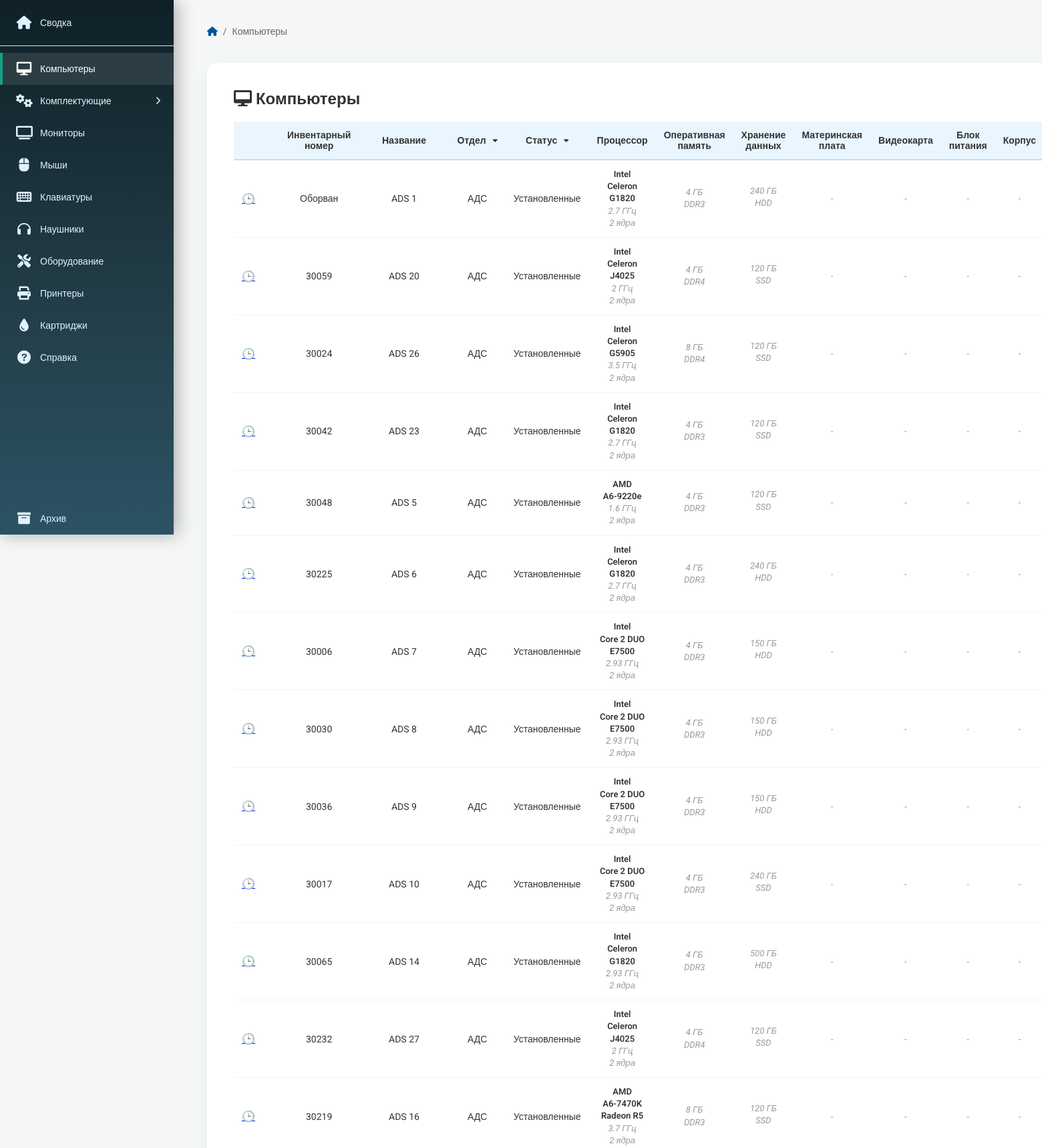
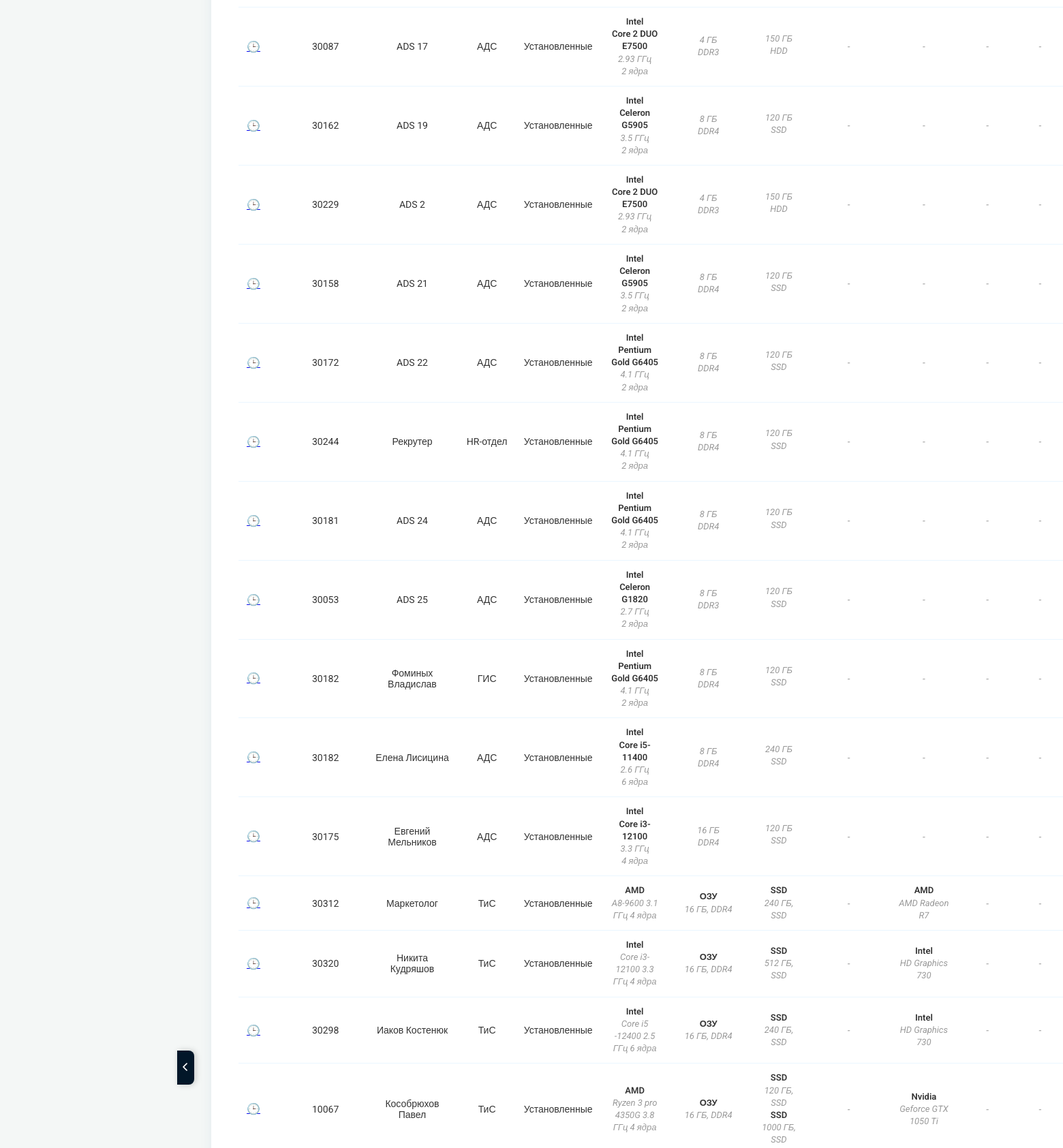
The page /category/Компьютеры (signed in, upper part) on the database its author committed (2 pictures, top to bottom).
### tables this page shows
CREATE TABLE equipment (
    id INTEGER PRIMARY KEY AUTOINCREMENT,
    type TEXT,
    details TEXT
, status TEXT NOT NULL DEFAULT 'Установленные', name TEXT, created_at TIMESTAMP DEFAULT CURRENT_TIMESTAMP, inventory_number TEXT, local_id INTEGER, pdf_path TEXT, department TEXT, price REAL, comment TEXT);

### app.py (the view, shortened to what this page needs)
@app.route('/category/<category>')
@login_required
def category_view(category):
    if category not in EQUIPMENT_TYPES:
        return redirect(url_for('index'))
    selected_department = request.args.get('department', 'all')
    selected_status = request.args.get('status', 'all')
    category_icon = EQUIPMENT_TYPES.get(category, {}).get('icon', 'fas fa-question-circle')
    db = get_db()
    cursor = db.cursor()
    cursor.execute("PRAGMA table_info(equipment)")
    db_columns_info = cursor.fetchall()
    db_columns = [col[1] for col in db_columns_info]
    cursor.execute("SELECT id, type FROM equipment WHERE local_id IS NULL")
    missing_local_ids = cursor.fetchall()
    for item_id, item_type in missing_local_ids:
        local_id = get_next_local_id(db, item_type)
        cursor.execute("UPDATE equipment SET local_id=? WHERE id=?", (local_id, item_id))
    db.commit()
    base_query = "SELECT id, type, name, status, details, inventory_number, local_id, created_at, pdf_path, department, price, comment FROM equipment WHERE type=?"
    params = [category]
    if selected_department != 'all':
        base_query += " AND department=?"
        params.append(selected_department)
    if selected_status != 'all':
        base_query += " AND status=?"
        params.append(selected_status)
    cursor.execute(base_query, params)
    items = cursor.fetchall()
    if category == "Компьютеры" and EQUIPMENT_FIELDS.get("Компьютеры", {}).get("needs_components"):
        components_info = {}
        for item in items:
            item_dict_temp = {}
            for i, col_name in enumerate(['id', 'type', 'name', 'status', 'details', 'inventory_number', 'local_id', 'created_at', 'pdf_path', 'department', 'price', 'comment']):
                if col_name in db_columns and i < len(item):
                    item_dict_temp[col_name] = item[i]
            if item_dict_temp.get('details'):
                try:
                    details_parsed = json.loads(item_dict_temp['details'])
                    if details_parsed.get('components'):
                        for comp_type, comp_ids_raw in details_parsed['components'].items():
                            if not isinstance(comp_ids_raw, list):
                                comp_ids_raw = [comp_ids_raw]
                            comp_ids = [int(cid) for cid in comp_ids_raw if cid]
                            if not comp_ids: continue
                            placeholders = ','.join('?' for _ in comp_ids)
                            cursor.execute(f"SELECT id, name, details FROM equipment WHERE id IN ({placeholders})", comp_ids)
                            all_comp_data = cursor.fetchall()
                            comps_data_map = {c['id']: c for c in all_comp_data}
                            comp_info_list = []
                            for comp_id in comp_ids:
                                comp_data = comps_data_map.get(comp_id) # Теперь и ключ, и ID - целые числа
                                if comp_data:
                                    comp_name = comp_data['name'] or f'ID: {comp_id}'
                                    comp_details_json = comp_data['details'] or '{}'
                                    comp_info = {'name': comp_name, 'id': comp_id}
                                    try:
                                        cdp = json.loads(comp_details_json)
                                        comp_info['formatted_details'] = format_component_details(comp_type, cdp)
                                    except:
                                        comp_info['formatted_details'] = "Ошибка в деталях"
                                    comp_info_list.append(comp_info)
                            if comp_info_list:
                                key = f"{item_dict_temp['id']}_{comp_type}"
                                components_info[key] = comp_info_list
                except:
                    pass
        available_components = components_info
    else:
        available_components = {}
    columns = ['id', 'type', 'name', 'status', 'details', 'inventory_number', 'local_id', 'created_at', 'pdf_path', 'department', 'price', 'comment']
    actual_columns = [col for col in columns if col in db_columns]
    equipment_list = []
    for item in items:
        item_dict = {}
        for i, col_name in enumerate(columns):
            if col_name in db_columns:
                try:
                    item_dict[col_name] = item[i] if i < len(item) else None
                except:
                    item_dict[col_name] = None
            else:
                item_dict[col_name] = None
        if 'inventory_number' not in item_dict:
            item_dict['inventory_number'] = None
        if 'local_id' not in item_dict:
            item_dict['local_id'] = None
        if 'department' not in item_dict:
            item_dict['department'] = None
        if 'price' not in item_dict:
            item_dict['price'] = None
        if 'comment' not in item_dict:
            item_dict['comment'] = None
        if item_dict['details']:
            try:
                details_str = item_dict['details'].strip()
                if details_str.startswith('{') or details_str.startswith('['):
                    details_parsed = json.loads(details_str)
                    if 'manual_components' in details_parsed and 'Хранение данных' in details_parsed['manual_components']:
                        storage_data = details_parsed['manual_components']['Хранение данных']
                        if not isinstance(storage_data, list):
                            details_parsed['manual_components']['Хранение данных'] = [storage_data]
                    item_dict['details_parsed'] = details_parsed
                else:
                    item_dict['details_parsed'] = {}
            except (json.JSONDecodeError, TypeError):
                item_dict['details_parsed'] = {}
        else:
            item_dict['details_parsed'] = {}
        equipment_list.append(item_dict)
    category_fields_config = EQUIPMENT_FIELDS.get(category, {"fields": ["name"], "needs_components": False})
    components_list = EQUIPMENT_FIELDS.get('Компьютеры', {}).get('components', [])
    is_component_category = category in components_list
    return render_template("category.html", category=category, equipment=equipment_list,
                           equipment_types=EQUIPMENT_TYPES, equipment_fields=EQUIPMENT_FIELDS,
                           category_fields_config=category_fields_config,
                           available_components=available_components,
                           departments=DEPARTMENTS,
                           category_icon=category_icon,
                           selected_department=selected_department,
                           selected_status=selected_status,
                           components_list_json=json.dumps(components_list),
                           is_component_category=is_component_category)

### templates/category.html (shortened to what this page needs)
{% extends "base.html" %}
{% block content %}
        <div class="header">
            <div class="breadcrumb">
                <a href="{{ url_for('index') }}"><i class="fas fa-home"></i></a>
                <span>/</span>
                <span>{{ category }}</span>
            </div>
        </div>
        <div class="category-content">
            <h1><i class="{{ category_icon }}"></i> {{ category }}</h1>
            <table class="equipment-table">
                <thead>
                    <tr>
                        <th class="id-column"></th>
                        <th class="comment-column"></th>
                        <th>Инвентарный номер</th>
                        <th>Название</th>
                        <th class="filter-header">
                            <div class="filter-wrapper">
                                Отдел <i class="fas fa-caret-down filter-arrow"></i>
                            </div>
                        </th>
                        <th class="filter-header">
                            <div class="filter-wrapper">
                                Статус <i class="fas fa-caret-down filter-arrow"></i>
                            </div>
                        </th>
                        {% if category_fields_config.needs_components %}
                            {% for comp_type in equipment_fields['Компьютеры']['components'] %}
                            <th>{{ comp_type }}</th>
                            {% endfor %}
                        {% endif %}
                    </tr>
                </thead>
                <tbody>
                    {% for item in equipment %}
                    <tr class="clickable-row" data-href="{{ url_for('view_equipment', id=item.id) }}">
                        <td class="id-column">
                            <a href="{{ url_for('history_view', equipment_id=item.id) }}" title="История изменений">
                                <span class="history-icon">🕒</span>
                            </a>
                        </td>
                        <td class="comment-column">
                        </td>
                        <td>
                            {% if item.inventory_number and item.inventory_number.strip() %}
                                {{ item.inventory_number }}
                            {% else %}
                                <span class="text-muted">-</span>
                            {% endif %}
                        </td>
                        <td>
                            {% if item.name and item.name.strip() %}
                                {{ item.name }}
                            {% else %}
                                <span class="text-muted">-</span>
                            {% endif %}
                        </td>
                        <td>
                            {% if item.department and item.department.strip() %}
                                {{ item.department }}
                            {% else %}
                                <span class="text-muted">-</span>
                            {% endif %}
                        </td>
                        <td>
                            {% if user_session.role in ['Администратор', 'Бухгалтер'] %}
                            <select class="status-select" data-id="{{ item.id }}" onchange="updateStatus({{ item.id }}, this.value)">
                                {% for status in equipment_types[category].statuses %}
                                <option value="{{ status }}" {% if item.status == status %}selected{% endif %}>{{ status }}</option>
                                {% endfor %}
                            </select>
                            {% else %}
                                {{ item.status }}
                            {% endif %}
                        </td>
                        {% if category_fields_config.needs_components %}
                            {% for comp_type in equipment_fields['Компьютеры']['components'] %}
                            <td>
                                {% set manual_comp_details = item.details_parsed.manual_components.get(comp_type) if item.details_parsed and item.details_parsed.get('manual_components') else None %}
                                {% if manual_comp_details %}
                                    <div class="component-info">
                                        {% if comp_type == 'Процессор' %}
                                            <strong>{{ manual_comp_details.get('name') }}</strong>
                                            {% if manual_comp_details.get('model') %}<br><span><strong>{{ manual_comp_details.model }}</strong></span>{% endif %}
                                            {% if manual_comp_details.get('frequency') %}<br><span class="text-muted">{{ manual_comp_details.frequency }} ГГц</span>{% endif %}
                                            {% if manual_comp_details.get('cores') %}<br><span class="text-muted">{{ manual_comp_details.cores }} ядра</span>{% endif %}
                                        {% elif comp_type == 'Оперативная память' %}
                                            {% if manual_comp_details.get('capacity') %}
                                                <span class="text-muted">{{ manual_comp_details.capacity }} ГБ</span>
                                            {% endif %}
                                            {% if manual_comp_details.get('type') %}
                                                <br><span class="text-muted">{{ manual_comp_details.type }}</span>
                                            {% endif %}
                                        {% elif comp_type == 'Хранение данных' %}
                                            {% set storage_list = manual_comp_details if manual_comp_details is iterable and manual_comp_details is not string else [manual_comp_details] %}
                                            {% for storage_item in storage_list %}
                                                {% if storage_item and storage_item is mapping %}
                                                    <div style="margin-bottom: 5px;">
                                                        {% if storage_item.get('capacity') %}
                                                            <span class="text-muted">{{ storage_item.get('capacity') }} ГБ</span>
                                                        {% endif %}
                                                        {% if storage_item.get('type') %}
                                                            <br><span class="text-muted">{{ storage_item.get('type') }}</span>
                                                        {% endif %}
                                                    </div>
                                                {% endif %}
                                            {% endfor %}
                                        {% endif %}
                                    </div>
                                {% else %}
                                    {% set comp_id = item.details_parsed.components.get(comp_type) if item.details_parsed and item.details_parsed.get('components') else None %}
                                    {% if comp_id %}
                                        {% set comp_key = item.id|string + '_' + comp_type %}
                                        {% set comp_info = available_components.get(comp_key) %}
                                        {% if comp_info %}
                                            <div class="component-info">
                                            {% for comp in comp_info %}
                                                <div>
                                                    <strong>{{ comp['name'] }}</strong>
                                                    <br><span class="text-muted">{{ comp['formatted_details'] }}</span>
                                                </div>
                                            {% endfor %}
                                            </div>
                                        {% else %}
                                            ID: {{ comp_id }}
                                        {% endif %}
                                    {% else %}
                                        <span class="text-muted">-</span>
                                    {% endif %}
                                {% endif %}
                            </td>
                            {% endfor %}
                        {% endif %}
                    </tr>
                    {% endfor %}
                </tbody>
            </table>
        </div>
    </div>
{% endblock %}

### rows shown on the page
equipment: inventory_number "Оборван", name "ADS 1", department "АДС", status "Установленные", get "Intel", model "Celeron G1820", frequency "2.7", cores "2", capacity "4", type "DDR3", get "240", get "HDD"
equipment: inventory_number "30059", name "ADS 20", department "АДС", status "Установленные", get "Intel", model "Celeron J4025", frequency "2", cores "2", capacity "4", type "DDR4", get "120", get "SSD"
equipment: inventory_number "30024", name "ADS 26", department "АДС", status "Установленные", get "Intel", model "Celeron G5905", frequency "3.5", cores "2", capacity "8", type "DDR4", get "120", get "SSD"
equipment: inventory_number "30042", name "ADS 23", department "АДС", status "Установленные", get "Intel", model "Celeron G1820", frequency "2.7", cores "2", capacity "4", type "DDR3", get "120", get "SSD"
equipment: inventory_number "30048", name "ADS 5", department "АДС", status "Установленные", get "AMD", model "A6-9220e", frequency "1.6", cores "2", capacity "4", type "DDR3", get "120", get "SSD"
equipment: inventory_number "30225", name "ADS 6", department "АДС", status "Установленные", get "Intel", model "Celeron G1820", frequency "2.7", cores "2", capacity "4", type "DDR3", get "240", get "HDD"
equipment: inventory_number "30006", name "ADS 7", department "АДС", status "Установленные", get "Intel", model "Core 2 DUO E7500", frequency "2.93", cores "2", capacity "4", type "DDR3", get "150", get "HDD"
equipment: inventory_number "30030", name "ADS 8", department "АДС", status "Установленные", get "Intel", model "Core 2 DUO E7500", frequency "2.93", cores "2", capacity "4", type "DDR3", get "150", get "HDD"
equipment: inventory_number "30036", name "ADS 9", department "АДС", status "Установленные", get "Intel", model "Core 2 DUO E7500", frequency "2.93", cores "2", capacity "4", type "DDR3", get "150", get "HDD"
equipment: inventory_number "30017", name "ADS 10", department "АДС", status "Установленные", get "Intel", model "Core 2 DUO E7500", frequency "2.93", cores "2", capacity "4", type "DDR3", get "240", get "SSD"
equipment: inventory_number "30065", name "ADS 14", department "АДС", status "Установленные", get "Intel", model "Celeron G1820", frequency "2.93", cores "2", capacity "4", type "DDR3", get "500", get "HDD"
equipment: inventory_number "30232", name "ADS 27", department "АДС", status "Установленные", get "Intel", model "Celeron J4025", frequency "2", cores "2", capacity "4", type "DDR4", get "120", get "SSD"
equipment: inventory_number "30219", name "ADS 16", department "АДС", status "Установленные", get "AMD", model "A6-7470K Radeon R5", frequency "3.7", cores "2", capacity "8", type "DDR3", get "120", get "SSD"
equipment: inventory_number "30087", name "ADS 17", department "АДС", status "Установленные", get "Intel", model "Core 2 DUO E7500", frequency "2.93", cores "2", capacity "4", type "DDR3", get "150", get "HDD"
equipment: inventory_number "30162", name "ADS 19", department "АДС", status "Установленные", get "Intel", model "Celeron G5905", frequency "3.5", cores "2", capacity "8", type "DDR4", get "120", get "SSD"
equipment: inventory_number "30229", name "ADS 2", department "АДС", status "Установленные", get "Intel", model "Core 2 DUO E7500", frequency "2.93", cores "2", capacity "4", type "DDR3", get "150", get "HDD"
equipment: inventory_number "30158", name "ADS 21", department "АДС", status "Установленные", get "Intel", model "Celeron G5905", frequency "3.5", cores "2", capacity "8", type "DDR4", get "120", get "SSD"
equipment: inventory_number "30172", name "ADS 22", department "АДС", status "Установленные", get "Intel", model "Pentium Gold G6405", frequency "4.1", cores "2", capacity "8", type "DDR4", get "120", get "SSD"
equipment: inventory_number "30244", name "Рекрутер", department "HR-отдел", status "Установленные", get "Intel", model "Pentium Gold G6405", frequency "4.1", cores "2", capacity "8", type "DDR4", get "120", get "SSD"
equipment: inventory_number "30181", name "ADS 24", department "АДС", status "Установленные", get "Intel", model "Pentium Gold G6405", frequency "4.1", cores "2", capacity "8", type "DDR4", get "120", get "SSD"
equipment: inventory_number "30053", name "ADS 25", department "АДС", status "Установленные", get "Intel", model "Celeron G1820", frequency "2.7", cores "2", capacity "8", type "DDR3", get "120", get "SSD"
equipment: inventory_number "30182", name "Фоминых Владислав", department "ГИС", status "Установленные", get "Intel", model "Pentium Gold G6405", frequency "4.1", cores "2", capacity "8", type "DDR4", get "120", get "SSD"
equipment: inventory_number "30182", name "Елена Лисицина", department "АДС", status "Установленные", get "Intel", model "Core i5-11400", frequency "2.6", cores "6", capacity "8", type "DDR4", get "240", get "SSD"
equipment: inventory_number "30175", name "Евгений Мельников", department "АДС", status "Установленные", get "Intel", model "Core i3-12100", frequency "3.3", cores "4", capacity "16", type "DDR4", get "120", get "SSD"
equipment: inventory_number "30312", name "Маркетолог", department "ТиС", status "Установленные"
equipment: name "AMD", formatted_details "A8-9600 3.1 ГГц 4 ядра"
equipment: name "ОЗУ", formatted_details "16 ГБ, DDR4"
equipment: name "SSD", formatted_details "240 ГБ, SSD"
equipment: name "AMD", formatted_details "AMD Radeon R7"
equipment: inventory_number "30320", name "Никита Кудряшов", department "ТиС", status "Установленные"
equipment: name "Intel", formatted_details "Core i3- 12100 3.3 ГГц 4 ядра"
equipment: name "ОЗУ", formatted_details "16 ГБ, DDR4"
equipment: name "SSD", formatted_details "512 ГБ, SSD"
equipment: name "Intel", formatted_details "HD Graphics 730"
equipment: inventory_number "30298", name "Иаков Костенюк", department "ТиС", status "Установленные"
equipment: name "Intel", formatted_details "Core i5 -12400 2.5 ГГц 6 ядра"
equipment: name "ОЗУ", formatted_details "16 ГБ, DDR4"
equipment: name "Intel", formatted_details "HD Graphics 730"
equipment: inventory_number "10067", name "Кособрюхов Павел", department "ТиС", status "Установленные"
equipment: name "AMD", formatted_details "Ryzen 3 pro 4350G 3.8 ГГц 4 ядра"
equipment: name "SSD", formatted_details "120 ГБ, SSD"
equipment: name "SSD", formatted_details "1000 ГБ, SSD"
equipment: name "Nvidia", formatted_details "Geforce GTX 1050 Ti"

### other values the page prints
{{ category }} "Компьютеры"
{{ comp_type }} "Процессор" "Оперативная память" "Хранение данных" "Материнская плата" "Видеокарта" "Блок питания" "Корпус"
